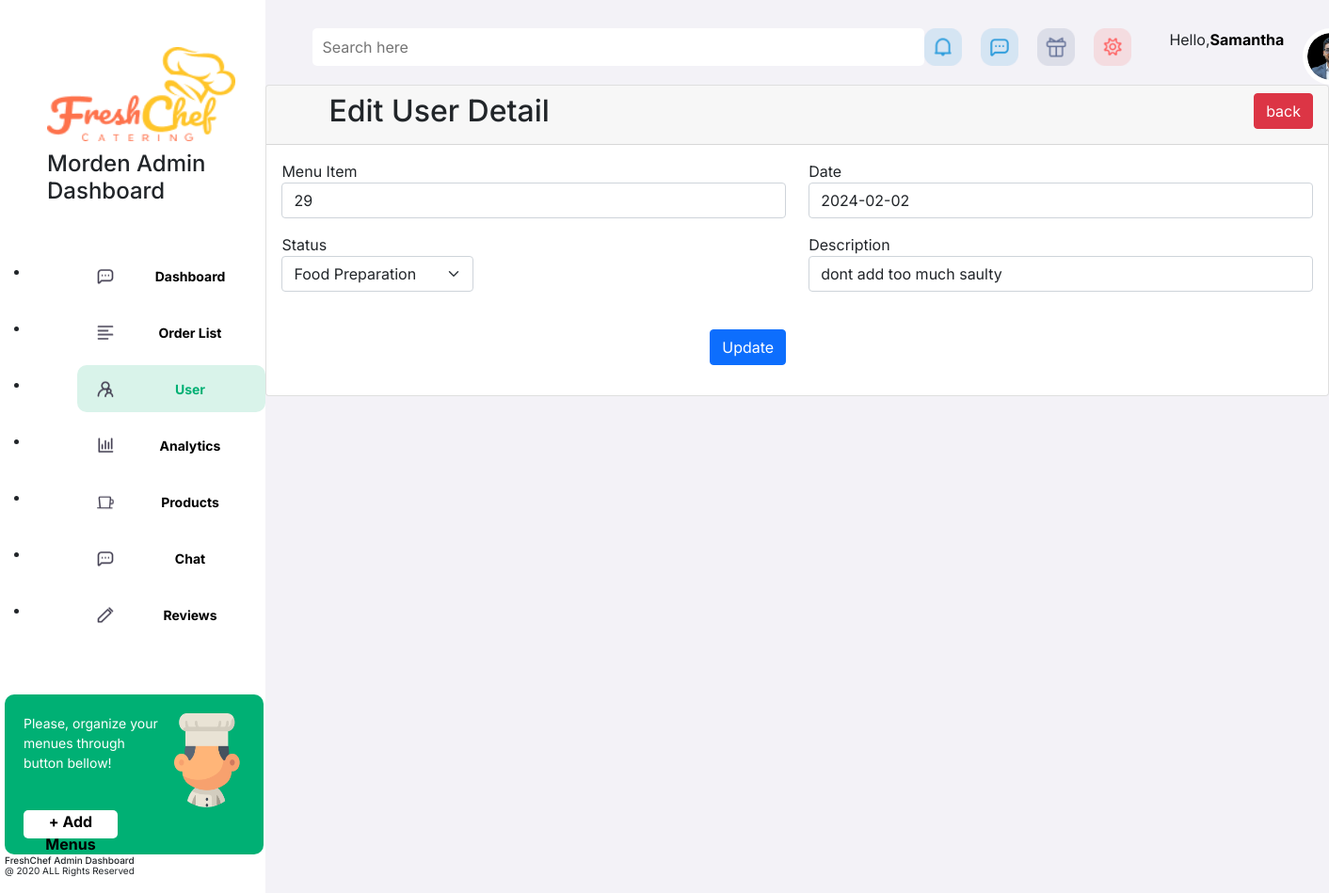
The app's page /Order_edit.php?id=4 with its own data.
### tables this page shows
CREATE TABLE `r_order` (
  `O_id` int(5) NOT NULL,
  `Order_rec_id` varchar(200) DEFAULT NULL,
  `O_date` date DEFAULT NULL,
  `O_stetus` varchar(100) DEFAULT NULL,
  `customer_id` int(11) NOT NULL,
  `menu_id` int(11) NOT NULL,
  `order_description` varchar(255) NOT NULL,
  `price` int(255) NOT NULL,
  `Payment_Status` varchar(50) NOT NULL
);

### Order_function.php (called while the page is built, shortened)
<?php
require 'connection.php';
function validate($inputData){
    global $conn;
    $validatedData = mysqli_real_escape_string($conn, $inputData);
    return trim($validatedData);
}
function checkParamId($paramType){
    if(isset($_GET[$paramType])){
        if($_GET[$paramType] != null){
            return $_GET[$paramType];
        }else{
            return 'No ID Found';
        }
    }else{
        return 'No ID is Given';
    }
}
function getById($tableName,$id)
{
    global $conn;
    $table = validate($tableName);
    $id = validate($id);
    $query = "SELECT * FROM $table WHERE O_id='$id' LIMIT 1 ";
    $result = mysqli_query($conn, $query);
    if($result)
    {
        if(mysqli_num_rows($result) == 1)
        {
            $row = mysqli_fetch_array($result, MYSQLI_ASSOC);
            $response = [
                'status' => 200,
                'message' => 'successful!',
                'data' => $row
            ];
            return $response;
        }
        else
        {
            $response = [
                'status' => 404,
                'message' => 'No record Found!'
            ];
            return $response;
        }
    }
    else
    {
        $response = [
            'status' => 500,
            'message' => 'Something Went Wrong'
        ];
        return $response;
    }
}
?>

### Order_edit.php (the view, shortened to what this page needs)
<?php
    include 'connection.php';
    include 'Order_function.php';
    ?>
<!DOCTYPE html>
<html lang="en">
<head>
    <link href="https://cdn.jsdelivr.net/npm/bootstrap@5.0.2/dist/css/bootstrap.min.css" rel="stylesheet">
</head>
<body>
    <div class="product_page_container">
        <div class="product_tab_container">
            <a href="landing.html"><img src="homeIMG/Logo.png" alt="Logo" class="logo"></a>
                <h4>Morden Admin Dashboard</h4>
                    <div class="admin_tabs">
                                <ul>
                                <li>
                                        <a href="Admin_dashboard.php">
                                            <button >
                                                <div class="div-tab">
                                                    <div class="div-tabIMG"><img src="A_IMG/chat.png" alt=""></div>
                                                    <div class="div-tabText">Dashboard</div>
                                                </div>
                                            </button>
                                        </a>
                                    </li>
                                    <li>
                                        <a href="Admin_order.php">
                                            <button >
                                                <div class="div-tab">
                                                    <div class="div-tabIMG"><img src="A_IMG/orderlist.png" alt=""></div>
                                                    <div class="div-tabText">Order List</div>
                                                </div>
                                            </button>
                                        </a>
                                    </li>
                                    <li>
                                        <a href="Admin_user.php">
                                            <button class="active-btn">
                                                <div class="div-tab">
                                                    <div class="div-tabIMG"><img src="A_IMG/custormer_L.png" alt=""></div>
                                                    <div class="div-tabText">User</div>
                                                </div>
                                            </button>
                                        </a>
                                    </li>
                                    <li>
                                        <a href="Admin_Analytics.php">
                                            <button>
                                                <div class="div-tab">
                                                    <div class="div-tabIMG"><img src="A_IMG/analitics.png" alt=""></div>
                                                    <div class="div-tabText">Analytics</div>
                                                </div>
                                            </button>
                                        </a>
                                    </li>
                                    <li>
                                        <a href="product.php">
                                            <button>
                                                <div class="div-tab">
                                                    <div class="div-tabIMG"><img src="A_IMG/foods.png" alt=""></div>
                                                    <div class="div-tabText">Products</div>
                                                </div>
                                            </button>
                                        </a>
                                    </li>
                                    <li>
                                        <a href="Admin_Chat.php">
                                            <button >
                                                <div class="div-tab">
                                                    <div class="div-tabIMG"><img src="A_IMG/chat.png" alt=""></div>
                                                    <div class="div-tabText">Chat</div>
                                                </div>
                                            </button>
                                        </a>
                                    </li>
                                    <li>
                                        <a href="reviews.php">
                                            <button >
                                                <div class="div-tab">
                                                    <div class="div-tabIMG"><img src="A_IMG/reviews.png" alt=""></div>
                                                    <div class="div-tabText">Reviews</div>
                                                </div>
                                            </button>
                                        </a>
                                    </li>
                                </ul>
                    </div>
                    <div class="Green-div">
                        <div class="green-div-content">
                            <p>Please, organize your menues through button bellow!</p>
                            <a href="product.php"><button>+ Add Menus</button></a>
                        </div>
                        <div class="green-div-img">
                            <img src="A_IMG/cooke.png" alt="">
                        </div>
                    </div>
                    <div class="div-copyright">
                        <h5>FreshChef Admin Dashboard</h5>
                        <p>@ 2020 ALL Rights Reserved</p>
                    </div>
        </div>
        <div class="product_content_container">
        <div class="search-tabs-container">
                <div class="search-bar">
                    <form action="/action_page.php">
                        <input type="text" placeholder="Search here" name="search">
                        <button type="submit"><i class="fa fa-search"></i></button>
                    </form>
                </div>
                <div class="search-tabs-icons">
                    <div class="icon-noti-value">
                        <img src="A_IMG/noti.png" alt="">
                    </div>
                    <div class="icon-noti-value">
                        <img src="A_IMG/mesg.png" alt="">
                    </div>
                    <div class="icon-noti-value">
                        <img src="A_IMG/gift.png" alt="">
                    </div>
                    <div class="icon-noti-value">
                        <img src="A_IMG/seti.png" alt="">
                    </div>
                </div>
                <div class="user-indicator">
                    <p>Hello,<span>Samantha</span></p>
                    <div class="image-div">
                        <img src="A_IMG/user1.png" alt="">
                    </div>
                </div>
        </div>
        <div class="edit_user_detail">
                <div class="row">
                    <div class="col-md-12">
                        <div class="card">
                            <div class="card-header">
                                <h2>Edit User Detail
                                <a href="Admin_order.php" class="btn btn-danger float-end">back</a>
                                </h2>
                            </div>
                            <div class="card-body">
                                <form action="Order_code.php" method="POST">
                                <?php
                                    $user = getById('r_order',checkParamId('id'));
                                    if($user['status'] == 200)
                                    {
                                        ?>
                                    <div class="row">
                                        <div class="col-md-6">
                                            <div class="mb-3">
                                                <label for="">Menu Item</label>
                                                <input type="text" name="MenuItem" value="<?= $user['data']['menu_id'];?>" required class="form-control">
                                            </div>
                                        </div>
                                        <div class="col-md-6">
                                            <div class="mb-3">
                                                <label for="">Date</label>
                                                <input type="text" name="Date" value="<?= $user['data']['O_date'];?>" required class="form-control">
                                            </div>
                                        </div>
                                        <div class="col-md-6">
                                            <div class="mb-3">
                                                <label for="">Status
                                                        <select class="form-select" id="sort" name="Ostatus" value="<?= $user['data']['O_stetus'];?>" required class="form-control">
                                                            <option  value="Food Preparation">Food Preparation</option>
                                                        </select>
                                                </label>
                                            </div>
                                        </div>
                                        <div class="col-md-6">
                                            <div class="mb-3">
                                                <label for="">Description</label>
                                                <input type="text" name="Description" value="<?= $user['data']['order_description'];?>"  class="form-control">
                                            </div>
                                        </div>
                                        <div class="col-md-6">
                                            <div class="mb-3 text-end">
                                                <br/>
                                                <button type="submit" name="UpdateOrder" class="btn btn-primary">Update</button>
                                            </div>
                                        </div>
                                    </div>
                                        <?php
                                    }
                                    else
                                    {
                                       echo '<h5>'.$user['message'].'</h5>';
                                    }
                                ?>
                                </form>
                            </div>
                        </div>
                    </div>
                </div>
                </div>

### records on screen
r_order: MenuItem "29", Date "2024-02-02", Ostatus "Food Preparation", Description "dont add too much saulty"
